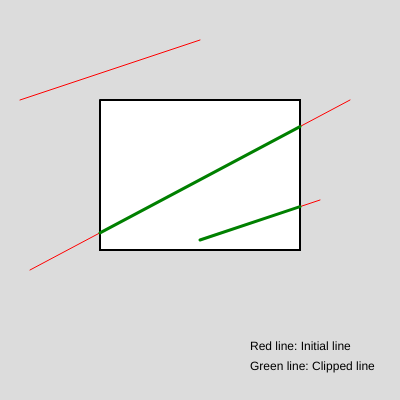
Frame 1 (no input)
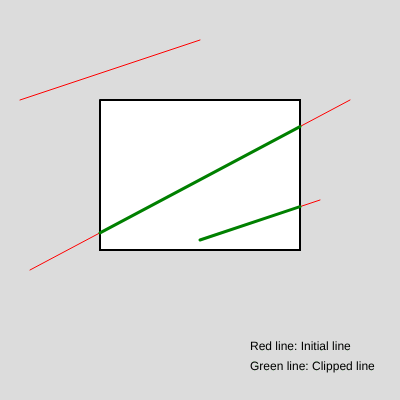
Frame 60 (no input)
Frame 120 (the mouse pressed at the canvas centre since frame 60): identical to frame 60, image omitted

The p5.js sketch that drew these frames (run headless with seeded random() and noise() and a simulated clock; from frame 60 on, the mouse is pressed at the canvas centre):

// p5.js sketch
// ── sketch.js
function setup() {
  createCanvas(400, 400);
}

//defining window size
ywmax = 250;
ywmin = 100;
xwmin = 100;
xwmax = 300;


function draw() {
  background(220);
  strokeWeight(0);
  text("Red line: Initial line", 250,350);
  text("Green line: Clipped line", 250,370);

  a1 = xwmin;
  a2 = ywmin;
  b1 = xwmin;
  b2 = ywmax;
  c1 = xwmax;
  c2 = ywmax;
  d1 = xwmax;
  d2 = ywmin;
  
  //drawing window
  drawWindow(a1,a2,b1,b2,c1,c2,d1,d2);

  // // endpoints for line 1
  x1 = 200;
  y1 = 40;
  x2 = 20; 
  y2 = 100;
  initialLine(x1,y1,x2,y2);
  //cliping line
  clipLine(x1,y1,x2,y2);

  //endpoints for line 2
  x1 = 350;
  y1 = 100;
  x2 = 30; 
  y2 = 270;
  initialLine(x1,y1,x2,y2);
  //cliping line
  testLine(x1,y1,x2,y2);

  //endpoints for line 3
  x1 = 320;
  y1 = 200;
  x2 = 200; 
  y2 = 240;
  initialLine(x1,y1,x2,y2);
  //cliping line
  testLine(x1,y1,x2,y2);
}


function drawWindow(a1,a2,b1,b2,c1,c2,d1,d2){
  strokeWeight(2);
  stroke('black');
  beginShape();
  vertex(a1,a2);
  vertex(b1,b2);
  vertex(c1,c2);
  vertex(d1,d2);
  vertex(a1,a2);
  endShape();
}

function testLine(x1,y1,x2,y2){
  dx = x2-x1;
  dy = y2-y1;
  m = dy/dx;
  point1 = new Array(0);
  point2 = new Array(0);
  

  //assigning region code
  rcode1 = regionCode(x1,y1); //point 1
  rcode2 = regionCode(x2,y2); //point 2
  const isAllZero1 = rcode1.every((item) => item === 0);
  const isAllZero2 = rcode2.every((item) => item === 0);

  rCode = new Array(0);

  if(isAllZero1 && isAllZero2){
    console.log("The line completely inside");
  } else{
    for(i = 0; i<rcode1.length; i++){
      rCode[i] = rcode1[i]*rcode2[i];
    }
    const isAllZero = rCode.every((item) => item === 0);
    if(isAllZero){ // if rCode = 0000
      console.log("the line might be accepted");

      //endpoint 1
      if(isAllZero1){
        console.log("The point lies inside");
        point1.push(x1,y1);
      }else{
        points1 = clipLine(x1,y1,rcode1, rcode2,m);
        for(var a in points1){
          point1.push(points1[a]);
        }
      }

      // endpoint2
      if(isAllZero2){
        point2.push(x2,y2);
        console.log("The point lies inside");
      }else{
        points2 = clipLine(x2,y2,rcode2, rcode1,m);
        for(var b in points2){
          point2.push(points2[b]);
        }      
      }
      strokeWeight(3);
      stroke('green');
      line(point1[0], point1[1], point2[0], point2[1]);
    }else{
      console.log("The line is rejected");
    }
  }
}

function initialLine(x1,y1,x2,y2){
  strokeWeight(1);
  stroke('red');
  line(x1,y1,x2,y2);
}

function regionCode(x,y){

  code = new Array(0);

  //for top
  if(y>ywmax){
    bit4 = 1;
  } else{
    bit4 = 0;
  }
  // for below
  if(y<ywmin){
    bit3 = 1;
  } else{
    bit3 = 0;
  }
  // for right
  if(x>xwmax){
    bit2 = 1;
  } else{
    bit2 = 0;
  }
  //for left 
  if(x<xwmin){
    bit1 = 1;
  } else{
    bit1 = 0;
  }

  code.push(bit4,bit3,bit2,bit1);
  return code;

}

function clipLine(x1,y1,rcode1, rcode2,m){
  var x = 0;
  var y = 0;
  var r = false;
        while(r == false){
          regCode = new Array(0);
          if(rcode1[3]==1){
            x = xwmin;
            y = y1 + m*(xwmin - x1);
          }
          else if (rcode1[2]==1){
            x = xwmax;
            y = y1 + m*(xwmax - x1);
          }
          else if (rcode1[1]==1){
            x= x1 + (ywmin - y1)/m;
            y = ywmin;
          }
          else{
            x= x1 + (ywmax - y1)/m;
            y = ywmax;
          }
          r1 = regionCode(x,y);
          r = r1.every((item)=>item ===0 );
          for(i = 0; i<rcode1.length; i++){
            regCode[i] = r1[i]*rcode2[i];
          }
          r11 = regCode.every((item)=>item ===0 );
          if(r11 == false){
            console.log("The line is rejected");
            break;
          }
          strokeWeight(6);
        }
        return [x,y];
}
